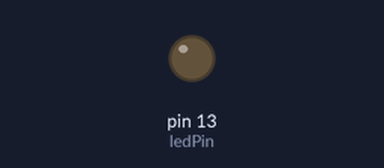
The sketch below on a simulated Arduino Uno, built with avr-gcc and run on an emulated ATmega328P. Shown: output pins drawn as LEDs (lit = HIGH).

Above: at 0.05 s.
At 1.0 s:
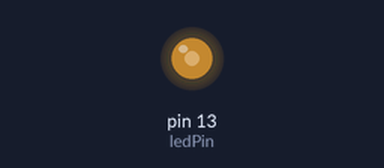
At 2.0 s:
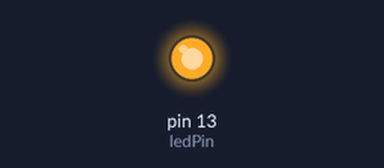
Timing chart, 0 to 4.6 s (numbered marks = the images above):
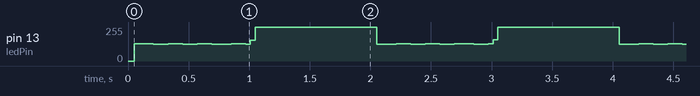

The sketch:

m1-b.ino
```cpp
const int ledPin = 13;

int ledState = LOW;
long int previousStateMillis = 0;
long int previousLedMillis = 0;
int stateInterval = 1000;
int ledInterval = 1;

int ledBlink = 1;

void setup() {
    pinMode(ledPin, OUTPUT);
}

void loop() {
    unsigned long currentMillis = millis();

    if (ledBlink == 1)
    {
        if (currentMillis - previousLedMillis > ledInterval)
        {
            previousLedMillis = currentMillis;

            if (ledState == LOW)
            {
                ledState = HIGH;
            }
            else
            {
                ledState = LOW;
            }
        }
        digitalWrite(ledPin, ledState);
    }
    else
    {
        digitalWrite(ledPin, HIGH);
    }


    if (currentMillis - previousStateMillis > stateInterval)
    {
        previousStateMillis = currentMillis;

        if (ledBlink == 1)
        {
            ledBlink = 0;
        }
        else
        {
            ledBlink = 1;
        }
    }
}
```
